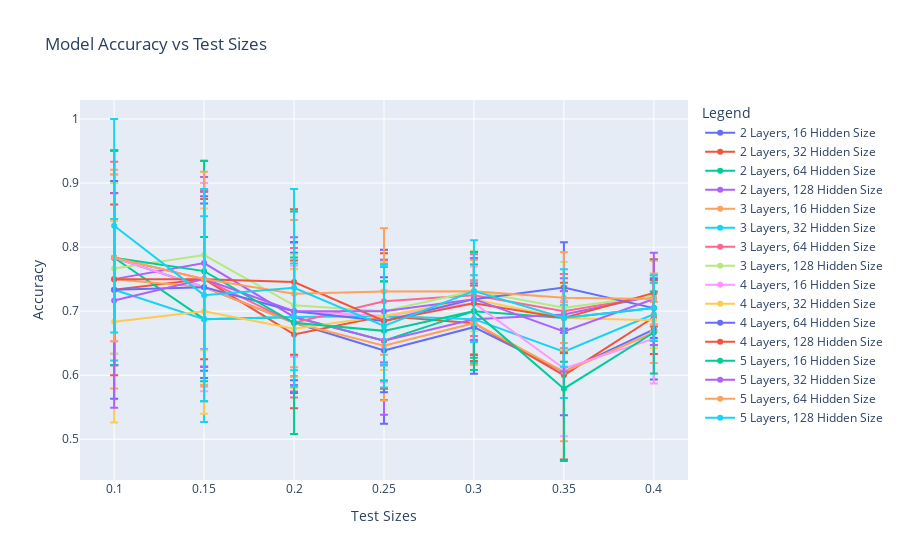

Source (notebook cell):
### Code cell
import torch.optim as optim
from tqdm import tqdm
import matplotlib.pyplot as plt
import plotly.express as px
import plotly.graph_objs as go
import numpy as np

fig = go.Figure()
model_results = {}

# Define hyperparameters
input_size = len(feature_columns)  # Number of features

device = 'cuda' if torch.cuda.is_available() else 'cpu'
print(f'Using device: {device}')

for num_layers in [2, 3, 4, 5]:
    for hidden_size in [16, 32, 64, 128]:
        # hidden_size = 32
        # num_layers = 3
        results = {}
        for test_size in [0.1, 0.15, 0.2, 0.25, 0.3, 0.35, 0.4]:
            for random_state in tqdm(range(10), desc=f'Num Layers: {num_layers}, Hidden Size: {hidden_size}, Test Size: {test_size}'.ljust(55), ncols=100):
                
                model = ADHDModel(input_size, hidden_size, num_layers)

                # Define loss and optimizer
                criterion = nn.CrossEntropyLoss()
                optimizer = optim.Adam(model.parameters(), lr=0.001)
                
                train_df, test_df = get_split_df(df, test_size=test_size, random_state=random_state)
                train_loader, test_loader = get_dataloaders(train_df, test_df, feature_columns)
                best_accuracy, best_epoch = train(model, train_loader, test_loader, criterion, optimizer)
                results[test_size] = results.get(test_size, []) + [(best_accuracy, best_epoch)]
                # print(f'Test Size: {test_size}, Random State: {random_state}, Best Accuracy: {best_accuracy:.4f}, Best Epoch: {best_epoch}')

        model_results[(num_layers, hidden_size)] = results

        # Plot a line graph of test accuracy vs. test size
        test_sizes = list(results.keys())
        accuracies = [[trial[0] for trial in trials] for trials in results.values()]

        mean_accuracies = [np.mean(acc) for acc in accuracies]
        std_errors = [np.std(acc) for acc in accuracies]

        # Plot using plotly
        fig.add_trace(go.Scatter(
            x=test_sizes,
            y=mean_accuracies,
            mode='lines+markers',
            name=f'{num_layers} Layers, {hidden_size} Hidden Size',
            error_y=dict(
                type='data',
                array=std_errors,
                visible=True
            )
        ))

# Update layout for better visualization (optional)
fig.update_layout(
    title='Model Accuracy vs Test Sizes',
    xaxis_title='Test Sizes',
    yaxis_title='Accuracy',
    legend_title='Legend'
)

fig.show()

### Figure 1 — Plotly figure (JSON) as saved in the notebook; plotly's stock layout.template omitted (floating-point values rounded to 4 significant figures)
{"data": [{"error_y": {"array": [0.1675, 0.1305, 0.1095, 0.1144, 0.07289, 0.06761, 0.0781], "type": "data", "visible": true}, "mode": "lines+markers", "name": "2 Layers, 16 Hidden Size", "type": "scatter", "x": [0.1, 0.15, 0.2, 0.25, 0.3, 0.35, 0.4], "y": [0.7833, 0.7375, 0.6818, 0.6385, 0.675, 0.6053, 0.6714]}, {"error_y": {"array": [0.1333, 0.125, 0.1154, 0.07692, 0.05896, 0.1315, 0.05734], "type": "data", "visible": true}, "mode": "lines+markers", "name": "2 Layers, 32 Hidden Size", "type": "scatter", "x": [0.1, 0.15, 0.2, 0.25, 0.3, 0.35, 0.4], "y": [0.7333, 0.75, 0.6636, 0.6923, 0.6813, 0.6, 0.6905]}, {"error_y": {"array": [0.1675, 0.1281, 0.09271, 0.09263, 0.07289, 0.06842, 0.05129], "type": "data", "visible": true}, "mode": "lines+markers", "name": "2 Layers, 64 Hidden Size", "type": "scatter", "x": [0.1, 0.15, 0.2, 0.25, 0.3, 0.35, 0.4], "y": [0.7833, 0.6875, 0.6909, 0.6538, 0.7, 0.6895, 0.7048]}, {"error_y": {"array": [0.1344, 0.1346, 0.1164, 0.1154, 0.0559, 0.05669, 0.05553], "type": "data", "visible": true}, "mode": "lines+markers", "name": "2 Layers, 128 Hidden Size", "type": "scatter", "x": [0.1, 0.15, 0.2, 0.25, 0.3, 0.35, 0.4], "y": [0.75, 0.775, 0.6909, 0.6538, 0.6875, 0.6947, 0.7238]}, {"error_y": {"array": [0.1708, 0.1526, 0.08381, 0.08566, 0.06525, 0.1085, 0.04762], "type": "data", "visible": true}, "mode": "lines+markers", "name": "3 Layers, 16 Hidden Size", "type": "scatter", "x": [0.1, 0.15, 0.2, 0.25, 0.3, 0.35, 0.4], "y": [0.75, 0.7375, 0.6818, 0.6462, 0.6813, 0.6053, 0.6667]}, {"error_y": {"array": [0.1106, 0.1606, 0.08332, 0.07692, 0.06847, 0.07236, 0.04856], "type": "data", "visible": true}, "mode": "lines+markers", "name": "3 Layers, 32 Hidden Size", "type": "scatter", "x": [0.1, 0.15, 0.2, 0.25, 0.3, 0.35, 0.4], "y": [0.7333, 0.6875, 0.6909, 0.6923, 0.6875, 0.6368, 0.6952]}, {"error_y": {"array": [0.15, 0.1369, 0.1168, 0.06008, 0.06374, 0.05789, 0.05553], "type": "data", "visible": true}, "mode": "lines+markers", "name": "3 Layers, 64 Hidden Size", "type": "scatter", "x": [0.1, 0.15, 0.2, 0.25, 0.3, 0.35, 0.4], "y": [0.7833, 0.75, 0.6818, 0.7154, 0.725, 0.7, 0.7238]}, {"error_y": {"array": [0.1333, 0.1484, 0.07925, 0.08031, 0.06281, 0.07139, 0.05553], "type": "data", "visible": true}, "mode": "lines+markers", "name": "3 Layers, 128 Hidden Size", "type": "scatter", "x": [0.1, 0.15, 0.2, 0.25, 0.3, 0.35, 0.4], "y": [0.7667, 0.7875, 0.7091, 0.7, 0.7312, 0.7053, 0.7238]}, {"error_y": {"array": [0.1302, 0.1625, 0.071, 0.1032, 0.05728, 0.1058, 0.06999], "type": "data", "visible": true}, "mode": "lines+markers", "name": "4 Layers, 16 Hidden Size", "type": "scatter", "x": [0.1, 0.15, 0.2, 0.25, 0.3, 0.35, 0.4], "y": [0.7833, 0.7375, 0.7, 0.6923, 0.7125, 0.6105, 0.6571]}, {"error_y": {"array": [0.1572, 0.1601, 0.09271, 0.08427, 0.06404, 0.04965, 0.04364], "type": "data", "visible": true}, "mode": "lines+markers", "name": "4 Layers, 32 Hidden Size", "type": "scatter", "x": [0.1, 0.15, 0.2, 0.25, 0.3, 0.35, 0.4], "y": [0.6833, 0.7, 0.6727, 0.6923, 0.7188, 0.6895, 0.6857]}, {"error_y": {"array": [0.17, 0.142, 0.1079, 0.1112, 0.06404, 0.07061, 0.04666], "type": "data", "visible": true}, "mode": "lines+markers", "name": "4 Layers, 64 Hidden Size", "type": "scatter", "x": [0.1, 0.15, 0.2, 0.25, 0.3, 0.35, 0.4], "y": [0.7333, 0.7375, 0.7, 0.6846, 0.7188, 0.7368, 0.7048]}, {"error_y": {"array": [0.1344, 0.1369, 0.1135, 0.1058, 0.08004, 0.05495, 0.05238], "type": "data", "visible": true}, "mode": "lines+markers", "name": "4 Layers, 128 Hidden Size", "type": "scatter", "x": [0.1, 0.15, 0.2, 0.25, 0.3, 0.35, 0.4], "y": [0.75, 0.75, 0.7455, 0.6846, 0.7125, 0.6895, 0.7286]}, {"error_y": {"array": [0.1675, 0.1718, 0.1737, 0.07731, 0.09186, 0.1129, 0.06389], "type": "data", "visible": true}, "mode": "lines+markers", "name": "5 Layers, 16 Hidden Size", "type": "scatter", "x": [0.1, 0.15, 0.2, 0.25, 0.3, 0.35, 0.4], "y": [0.7833, 0.7625, 0.6818, 0.6692, 0.7, 0.5789, 0.6667]}, {"error_y": {"array": [0.1675, 0.1369, 0.1154, 0.08031, 0.06404, 0.0625, 0.07206], "type": "data", "visible": true}, "mode": "lines+markers", "name": "5 Layers, 32 Hidden Size", "type": "scatter", "x": [0.1, 0.15, 0.2, 0.25, 0.3, 0.35, 0.4], "y": [0.7167, 0.75, 0.7, 0.7, 0.7188, 0.6684, 0.719]}, {"error_y": {"array": [0.1302, 0.1677, 0.115, 0.09881, 0.04881, 0.07081, 0.03956], "type": "data", "visible": true}, "mode": "lines+markers", "name": "5 Layers, 64 Hidden Size", "type": "scatter", "x": [0.1, 0.15, 0.2, 0.25, 0.3, 0.35, 0.4], "y": [0.7833, 0.75, 0.7273, 0.7308, 0.7312, 0.7211, 0.719]}, {"error_y": {"array": [0.1667, 0.1658, 0.1545, 0.09608, 0.0793, 0.07609, 0.05129], "type": "data", "visible": true}, "mode": "lines+markers", "name": "5 Layers, 128 Hidden Size", "type": "scatter", "x": [0.1, 0.15, 0.2, 0.25, 0.3, 0.35, 0.4], "y": [0.8333, 0.725, 0.7364, 0.6769, 0.7312, 0.6895, 0.7048]}], "layout": {"legend": {"title": {"text": "Legend"}}, "title": {"text": "Model Accuracy vs Test Sizes"}, "xaxis": {"title": {"text": "Test Sizes"}}, "yaxis": {"title": {"text": "Accuracy"}}}}
